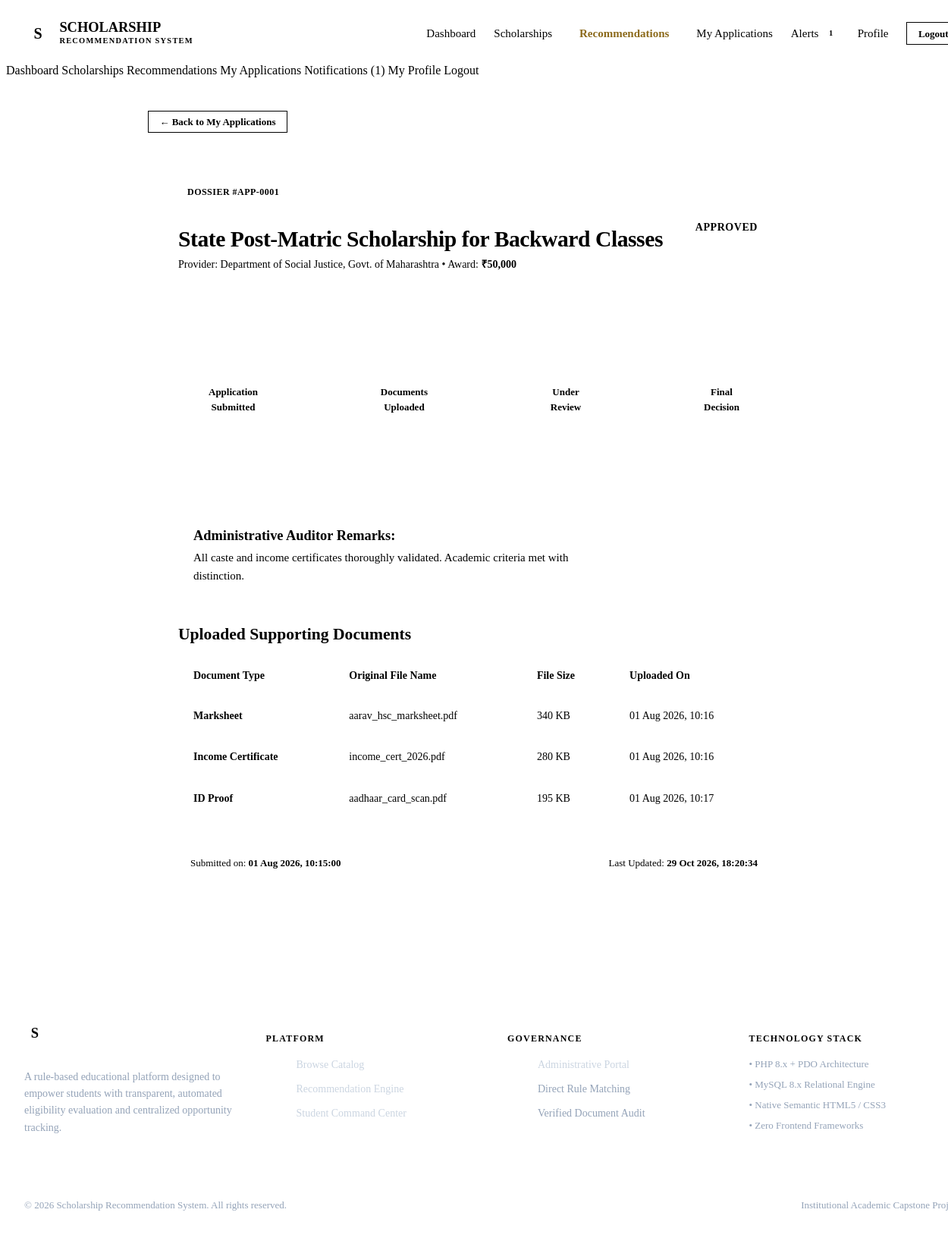
The app's page /student/application_status.php?id=1 (signed in) with its own data.
### tables this page shows
CREATE TABLE `tbl_application` (
    `application_id` INT AUTO_INCREMENT PRIMARY KEY,
    `student_id` INT NOT NULL,
    `scholarship_id` INT NOT NULL,
    `applied_date` TIMESTAMP DEFAULT CURRENT_TIMESTAMP,
    `status` ENUM('Applied', 'Under Review', 'Approved', 'Rejected') DEFAULT 'Applied',
    `remarks` TEXT NULL,
    `updated_at` TIMESTAMP DEFAULT CURRENT_TIMESTAMP ON UPDATE CURRENT_TIMESTAMP,
    UNIQUE KEY `unique_student_scholarship` (`student_id`, `scholarship_id`),
    CONSTRAINT `fk_app_student` FOREIGN KEY (`student_id`) REFERENCES `tbl_student` (`student_id`) ON DELETE CASCADE,
    CONSTRAINT `fk_app_scholarship` FOREIGN KEY (`scholarship_id`) REFERENCES `tbl_scholarship` (`scholarship_id`) ON DELETE RESTRICT,
    INDEX `idx_app_status` (`status`)
);

CREATE TABLE `tbl_scholarship` (
    `scholarship_id` INT AUTO_INCREMENT PRIMARY KEY,
    `title` VARCHAR(200) NOT NULL,
    `description` TEXT NOT NULL,
    `provider` VARCHAR(150) NOT NULL,
    `amount` DECIMAL(10, 2) NOT NULL,
    `category_required` VARCHAR(100) DEFAULT 'ALL',
    `max_income` DECIMAL(12, 2) NOT NULL DEFAULT 0.00,
    `min_marks` DECIMAL(5, 2) NOT NULL DEFAULT 0.00,
    `eligible_course` VARCHAR(150) DEFAULT 'ALL',
    `state_applicable` VARCHAR(100) DEFAULT 'ALL',
    `gender_applicable` ENUM('ALL', 'Male', 'Female', 'Other') DEFAULT 'ALL',
    `last_date` DATE NOT NULL,
    `status` ENUM('Active', 'Inactive', 'Archived') DEFAULT 'Active',
    `created_at` TIMESTAMP DEFAULT CURRENT_TIMESTAMP,
    `updated_at` TIMESTAMP DEFAULT CURRENT_TIMESTAMP ON UPDATE CURRENT_TIMESTAMP,
    INDEX `idx_scholarship_status` (`status`),
    INDEX `idx_scholarship_deadline` (`last_date`)
);

CREATE TABLE `tbl_documents` (
    `document_id` INT AUTO_INCREMENT PRIMARY KEY,
    `application_id` INT NOT NULL,
    `document_type` ENUM('Marksheet', 'Income Certificate', 'ID Proof', 'Caste Certificate', 'Other') NOT NULL,
    `original_filename` VARCHAR(255) NOT NULL,
    `stored_filename` VARCHAR(255) NOT NULL,
    `file_path` VARCHAR(255) NOT NULL,
    `file_size_kb` INT NOT NULL,
    `mime_type` VARCHAR(100) NOT NULL,
    `uploaded_on` TIMESTAMP DEFAULT CURRENT_TIMESTAMP,
    CONSTRAINT `fk_doc_application` FOREIGN KEY (`application_id`) REFERENCES `tbl_application` (`application_id`) ON DELETE CASCADE
);

### includes/auth.php (called while the page is built, shortened)
<?php
function isStudentLoggedIn(): bool {
    return isset($_SESSION['user_type']) && $_SESSION['user_type'] === 'student' && !empty($_SESSION['student_id']);
}
?>

### includes/functions.php (called while the page is built, shortened)
<?php
function sanitize(?string $data): string {
    return htmlspecialchars(trim((string)$data), ENT_QUOTES, 'UTF-8');
}
function formatCurrency(float|int|string $amount): string {
    return '₹' . number_format((float)$amount, 0, '.', ',');
}
function formatDate(?string $dateStr, string $format = 'd M Y'): string {
    return date($format, strtotime($dateStr));
}
function getUnreadNotificationCount(PDO $db, int $studentId): int {
    $stmt = $db->prepare("SELECT COUNT(*) FROM tbl_notification WHERE student_id = ? AND is_read = 0");
    $stmt->execute([$studentId]);
    return (int)$stmt->fetchColumn();
}
?>

### student/application_status.php (the view, shortened to what this page needs)
<?php
require_once __DIR__ . '/../includes/auth.php';
require_once __DIR__ . '/../includes/functions.php';
$applicationId = (int)($_GET['id'] ?? 0);
$db = getDB();
$student = getLoggedInStudent($db);
$stmt = $db->prepare("
    SELECT a.*, s.title, s.provider, s.amount, s.last_date
    FROM tbl_application a
    JOIN tbl_scholarship s ON a.scholarship_id = s.scholarship_id
    WHERE a.application_id = ? AND a.student_id = ?
");
$stmt->execute([$applicationId, $student['student_id']]);
$app = $stmt->fetch();
$stmtDocs = $db->prepare("SELECT * FROM tbl_documents WHERE application_id = ? ORDER BY uploaded_on ASC");
$stmtDocs->execute([$applicationId]);
$documents = $stmtDocs->fetchAll();
$baseUrl = "../";
include __DIR__ . '/../includes/header.php';
?>
<main class="main-content">
    <div class="container container-narrow">
        <div style="margin-bottom: 1.5rem;">
            <a href="my_applications.php" class="btn btn-secondary btn-sm">← Back to My Applications</a>
        </div>
        <div class="card" style="padding: 2.5rem; margin-bottom: 2rem;">
            <div class="card-header" style="margin-bottom: 2rem;">
                <div>
                    <span class="badge badge-neutral mb-1">Dossier #APP-<?= str_pad($app['application_id'], 4, '0', STR_PAD_LEFT) ?></span>
                    <h2 style="font-size: 1.85rem; margin-bottom: 0.25rem;"><?= sanitize($app['title']) ?></h2>
                    <div class="text-sm text-secondary">
                        Provider: <?= sanitize($app['provider']) ?> • Award: <strong><?= formatCurrency($app['amount']) ?></strong>
                    </div>
                </div>
                <div>
                    <?php
                    $statusBadge = 'badge-info';
                    if ($app['status'] === 'Approved') $statusBadge = 'badge-success';
                    elseif ($app['status'] === 'Under Review') $statusBadge = 'badge-warning';
                    elseif ($app['status'] === 'Rejected') $statusBadge = 'badge-danger';
                    ?>
                    <span class="badge <?= $statusBadge ?>" style="font-size: 0.875rem; padding: 0.5rem 1rem;">
                        <?= $app['status'] ?>
                    </span>
                </div>
            </div>
            <div style="background-color: var(--surface-subtle); border-radius: var(--radius-md); padding: 2rem 1.5rem; margin-bottom: 2.5rem; border: 1px solid var(--border);">
                <div class="timeline">
                    <div class="timeline-step completed">
                        <div class="timeline-node">✓</div>
                        <div class="timeline-label">Application<br>Submitted</div>
                    </div>
                    <div class="timeline-step <?= !empty($documents) ? 'completed' : 'active' ?>">
                        <div class="timeline-node">✓</div>
                        <div class="timeline-label">Documents<br>Uploaded</div>
                    </div>
                    <?php
                    $isReviewActive = ($app['status'] === 'Under Review');
                    $isReviewDone = ($app['status'] === 'Approved' || $app['status'] === 'Rejected');
                    ?>
                    <div class="timeline-step <?= $isReviewDone ? 'completed' : ($isReviewActive ? 'active' : '') ?>">
                        <div class="timeline-node"><?= $isReviewDone ? '✓' : '3' ?></div>
                        <div class="timeline-label">Under<br>Review</div>
                    </div>
                    <?php
                    $isApproved = ($app['status'] === 'Approved');
                    $isRejected = ($app['status'] === 'Rejected');
                    ?>
                    <div class="timeline-step <?= $isApproved ? 'completed' : ($isRejected ? 'rejected' : '') ?>">
                        <div class="timeline-node"><?= $isApproved ? '✓' : ($isRejected ? '✕' : '4') ?></div>
                        <div class="timeline-label">Final<br>Decision</div>
                    </div>
                </div>
            </div>
            <?php if (!empty($app['remarks'])): ?>
                <div style="background-color: <?= $app['status'] === 'Approved' ? 'var(--success-bg)' : ($app['status'] === 'Rejected' ? 'var(--danger-bg)' : 'var(--warning-bg)') ?>; border: 1px solid <?= $app['status'] === 'Approved' ? 'var(--success-border)' : ($app['status'] === 'Rejected' ? 'var(--danger-border)' : 'var(--warning-border)') ?>; border-radius: var(--radius-sm); padding: 1.25rem; margin-bottom: 2rem;">
                    <h5 style="color: var(--primary); margin-bottom: 0.35rem;">Administrative Auditor Remarks:</h5>
                    <p style="margin: 0; font-size: 0.9375rem; color: var(--text-primary);">
                        <?= nl2br(sanitize($app['remarks'])) ?>
                    </p>
                </div>
            <?php endif; ?>
            <div style="margin-bottom: 2rem;">
                <h4 style="margin-bottom: 1rem; color: var(--primary);">Uploaded Supporting Documents</h4>
                <?php if (!empty($documents)): ?>
                    <div class="table-responsive">
                        <table class="table">
                            <thead>
                                <tr>
                                    <th>Document Type</th>
                                    <th>Original File Name</th>
                                    <th>File Size</th>
                                    <th>Uploaded On</th>
                                </tr>
                            </thead>
                            <tbody>
                                <?php foreach ($documents as $doc): ?>
                                    <tr>
                                        <td><strong><?= sanitize($doc['document_type']) ?></strong></td>
                                        <td><?= sanitize($doc['original_filename']) ?></td>
                                        <td><?= $doc['file_size_kb'] ?> KB</td>
                                        <td><?= formatDate($doc['uploaded_on'], 'd M Y, H:i') ?></td>
                                    </tr>
                                <?php endforeach; ?>
                            </tbody>
                        </table>
                    </div>
                <?php else: ?>
                    <div class="text-sm text-muted">No documents uploaded with this submission.</div>
                <?php endif; ?>
            </div>
            <div style="background-color: var(--surface-subtle); padding: 1rem; border-radius: var(--radius-sm); font-size: 0.8125rem; color: var(--text-secondary); display: flex; justify-content: space-between; flex-wrap: wrap; gap: 0.5rem;">
                <div>Submitted on: <strong><?= formatDate($app['applied_date'], 'd M Y, H:i:s') ?></strong></div>
                <div>Last Updated: <strong><?= formatDate($app['updated_at'], 'd M Y, H:i:s') ?></strong></div>
            </div>
        </div>
    </div>
</main>
<?php include __DIR__ . '/../includes/footer.php'; ?>

### includes/navbar.php (shortened to what this page needs)
<?php
$isStudent = isStudentLoggedIn();
$isAdmin = isAdminLoggedIn();
$unreadNotifs = 0;
if ($isStudent) {
    try {
        $db = getDB();
        $unreadNotifs = getUnreadNotificationCount($db, $_SESSION['student_id']);
    } catch (Exception $e) {
        $unreadNotifs = 0;
    }
}
$bUrl = isset($baseUrl) ? $baseUrl : '';
?>
<header style="background-color: var(--surface); border-bottom: 1px solid var(--border); position: sticky; top: 0; z-index: 100;">
    <div class="container" style="display: flex; align-items: center; justify-content: space-between; height: 72px;">
        <a href="<?= $bUrl ?>index.php" style="display: flex; align-items: center; gap: 0.65rem; text-decoration: none;">
            <div id="php-brand-fallback" style="display: none; align-items: center; gap: 0.65rem;">
                <div style="width: 36px; height: 36px; background-color: var(--primary); color: var(--accent); border-radius: var(--radius-sm); display: flex; align-items: center; justify-content: center; font-family: var(--font-heading); font-size: 1.25rem; font-weight: 700;">
                    S
                </div>
                <div>
                    <div style="font-family: var(--font-heading); font-size: 1.15rem; font-weight: 700; color: var(--primary); line-height: 1.1;">SCHOLARSHIP</div>
                    <div style="font-size: 0.65rem; font-weight: 600; color: var(--secondary); letter-spacing: 0.12em; text-transform: uppercase;">Recommendation System</div>
                </div>
            </div>
        </a>
        <nav class="nav-links-desktop" style="display: flex; align-items: center; gap: 1.5rem;">
            <?php if (!$isStudent && !$isAdmin): ?>
                <a href="<?= $bUrl ?>index.php" style="font-size: 0.9375rem; font-weight: 500; color: var(--primary);">Home</a>
                <a href="<?= $bUrl ?>student/scholarships.php" style="font-size: 0.9375rem; font-weight: 500; color: var(--primary);">Scholarships</a>
                <a href="<?= $bUrl ?>index.php#how-it-works" style="font-size: 0.9375rem; font-weight: 500; color: var(--primary);">How It Works</a>
                <div style="display: flex; align-items: center; gap: 0.75rem; margin-left: 1rem;">
                    <a href="<?= $bUrl ?>login.php" class="btn btn-secondary btn-sm">Sign In</a>
                    <a href="<?= $bUrl ?>register.php" class="btn btn-primary btn-sm">Get Started</a>
                </div>
            <?php elseif ($isStudent): ?>
                <a href="<?= $bUrl ?>student/dashboard.php" style="font-size: 0.9375rem; font-weight: 500; color: var(--primary);">Dashboard</a>
                <a href="<?= $bUrl ?>student/scholarships.php" style="font-size: 0.9375rem; font-weight: 500; color: var(--primary);">Scholarships</a>
                <a href="<?= $bUrl ?>student/recommendations.php" style="font-size: 0.9375rem; font-weight: 600; color: #8C6A1B; background-color: var(--accent-subtle); padding: 0.35rem 0.75rem; border-radius: var(--radius-pill);">Recommendations</a>
                <a href="<?= $bUrl ?>student/my_applications.php" style="font-size: 0.9375rem; font-weight: 500; color: var(--primary);">My Applications</a>
                <a href="<?= $bUrl ?>student/notifications.php" style="font-size: 0.9375rem; font-weight: 500; color: var(--primary); display: inline-flex; align-items: center; gap: 0.35rem;">
                    Alerts
                    <?php if ($unreadNotifs > 0): ?>
                        <span class="badge badge-danger" style="font-size: 0.65rem; padding: 0.2rem 0.5rem;"><?= $unreadNotifs ?></span>
                    <?php endif; ?>
                </a>
                <a href="<?= $bUrl ?>student/profile.php" style="font-size: 0.9375rem; font-weight: 500; color: var(--primary);">Profile</a>
                <a href="<?= $bUrl ?>logout.php" class="btn btn-secondary btn-sm" style="color: var(--danger); border-color: var(--danger-border);">Logout</a>
            <?php endif; ?>
        </nav>
    </div>
    <div id="mobileDrawer" class="navbar-mobile-drawer">
        <?php if (!$isStudent && !$isAdmin): ?>
            <a href="<?= $bUrl ?>index.php" class="navbar-mobile-link">Home</a>
            <a href="<?= $bUrl ?>student/scholarships.php" class="navbar-mobile-link">Scholarships</a>
            <a href="<?= $bUrl ?>index.php#how-it-works" class="navbar-mobile-link">How It Works</a>
            <a href="<?= $bUrl ?>login.php" class="navbar-mobile-link">Sign In</a>
            <a href="<?= $bUrl ?>register.php" class="navbar-mobile-link" style="color: var(--accent);">Get Started</a>
        <?php elseif ($isStudent): ?>
            <a href="<?= $bUrl ?>student/dashboard.php" class="navbar-mobile-link">Dashboard</a>
            <a href="<?= $bUrl ?>student/scholarships.php" class="navbar-mobile-link">Scholarships</a>
            <a href="<?= $bUrl ?>student/recommendations.php" class="navbar-mobile-link">Recommendations</a>
            <a href="<?= $bUrl ?>student/my_applications.php" class="navbar-mobile-link">My Applications</a>
            <a href="<?= $bUrl ?>student/notifications.php" class="navbar-mobile-link">Notifications (<?= $unreadNotifs ?>)</a>
            <a href="<?= $bUrl ?>student/profile.php" class="navbar-mobile-link">My Profile</a>
            <a href="<?= $bUrl ?>logout.php" class="navbar-mobile-link" style="color: var(--danger);">Logout</a>
        <?php endif; ?>
    </div>
</header>

### records on screen
tbl_application: application_id "1", application_id "0001", scholarship.title "State Post-Matric Scholarship for Backward Classes", scholarship.provider "Department of Social Justice, Govt. of Maharashtra", scholarship.amount "₹50,000", status "APPROVED", remarks "All caste and income certificates thoroughly validated. Academic criteria met with distinction.", applied_date "01 Aug 2026, 10:15:00", updated_at "29 Oct 2026, 18:20:34"
tbl_documents: document_type "Marksheet", original_filename "aarav_hsc_marksheet.pdf", file_size_kb "340", uploaded_on "01 Aug 2026, 10:16"
tbl_documents: document_type "Income Certificate", original_filename "income_cert_2026.pdf", file_size_kb "280", uploaded_on "01 Aug 2026, 10:16"
tbl_documents: document_type "ID Proof", original_filename "aadhaar_card_scan.pdf", file_size_kb "195", uploaded_on "01 Aug 2026, 10:17"
